Frame 1 (no input): blank canvas, image omitted
Frame 60 (no input): blank canvas, image omitted
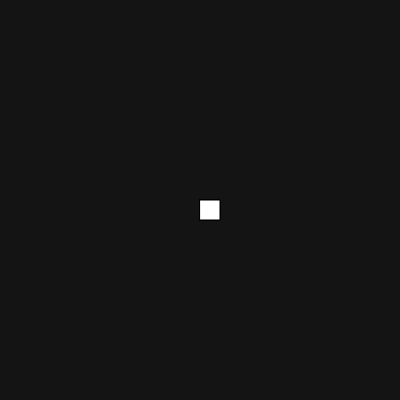
Frame 120 (the mouse pressed at the canvas centre since frame 60)

The p5.js sketch whose frames 1 and 60 were blank and that drew this single picture after the mouse press (run headless with seeded random() and noise() and a simulated clock; from frame 60 on, the mouse is pressed at the canvas centre):

// p5.js sketch
// ── sketch.js
function setup() {
    createCanvas(400, 400);
     background(20);
  }
  
  function draw() {
    
   
  
    fill("white");
  
    //console.log(mouseIsPressed);
  
    if (mouseIsPressed) {
      rect(mouseX, mouseY, 20, 20);
    }
  }
  
